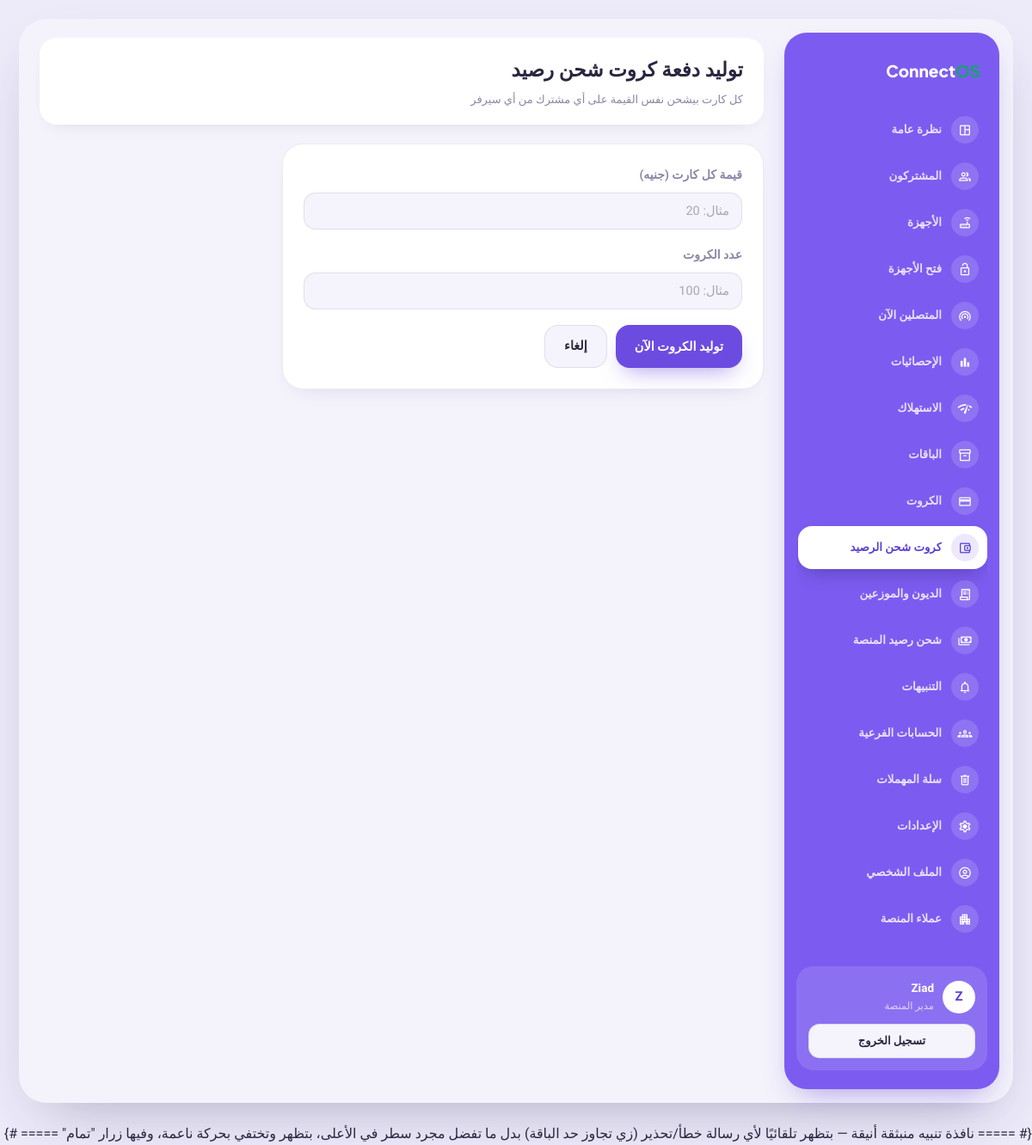
The app's page /vouchers/topup/new/ (signed in) with its own data.
### core/models.py (models this page shows, shortened)
class User(AbstractUser):
    ROLE_CHOICES = [
        ("owner", "مالك الشركة"),
        ("admin", "مدير"),
        ("support", "دعم فني"),
        ("platform_admin", "مدير المنصة"),
    ]
    company = models.ForeignKey(
        Company, on_delete=models.CASCADE, related_name="users",
        verbose_name="الشركة", null=True, blank=True,
    )
    role = models.CharField("الصلاحية", max_length=20, choices=ROLE_CHOICES, default="owner")
    phone = models.CharField("رقم الهاتف", max_length=20, blank=True)
    last_login_ip = models.GenericIPAddressField("آخر IP دخول", null=True, blank=True)
    class Meta:
        verbose_name = "مستخدم"
        verbose_name_plural = "المستخدمون"

### vouchers/views.py (the view)
# urls.py: path("topup/new/", views.topup_batch_create, name="topup_batch_create"),
@login_required
def topup_batch_create(request):
    company = request.user.company
    if request.method == "POST":
        form = TopupBatchForm(request.POST)
        if form.is_valid():
            batch = form.save(commit=False)
            batch.company = company
            batch.created_by = request.user
            batch.save()
            batch.generate_cards()
            messages.success(request, f"تم توليد {batch.quantity} كارت شحن بقيمة {batch.amount} ج لكل كارت.")
            return redirect("vouchers:topup_batch_detail", pk=batch.pk)
    else:
        form = TopupBatchForm()
    return render(request, "vouchers/topup_batch_form.html", {"form": form})

### vouchers/forms.py
class TopupBatchForm(forms.ModelForm):
    class Meta:
        model = TopupBatch
        fields = ["amount", "quantity"]
        widgets = {
            "amount": forms.NumberInput(attrs={"class": "field", "placeholder": "مثال: 20"}),
            "quantity": forms.NumberInput(attrs={"class": "field", "placeholder": "مثال: 100"}),
        }

### core/context_processors.py (called while the page is built, shortened)
def company_status(request):
    user = getattr(request, "user", None)
    if not user or not getattr(user, "is_authenticated", False):
        return {}
    if not getattr(user, "company_id", None) or user.role == "platform_admin":
        return {}

### vouchers/templates/vouchers/topup_batch_form.html (shortened to what this page needs)
{% extends "base.html" %}
{% block page_title %}توليد دفعة كروت شحن رصيد{% endblock %}
{% block page_crumb %}كل كارت بيشحن نفس القيمة على أي مشترك من أي سيرفر{% endblock %}
{% block content %}
<div class="panel" style="max-width:560px;">
  <form method="post">
    {% for field in form %}
    <div class="form-group">
      <label for="{{ field.id_for_label }}">{{ field.label }}</label>
      {{ field }}
    </div>
    {% endfor %}
    <div style="display:flex;gap:10px;margin-top:10px;">
      <button type="submit" class="btn btn-primary">توليد الكروت الآن</button>
      <a href="{% url 'vouchers:topup_batch_list' %}" class="btn btn-ghost">إلغاء</a>
    </div>
  </form>
</div>
{% endblock %}

### templates/base.html (shortened to what this page needs)
{% load static %}
<!DOCTYPE html>
<html lang="ar" dir="rtl">
<head>
<link rel="stylesheet" href="{% static 'css/style.css' %}">
</head>
<body>
<div class="page-wrap">
<div class="shell">
  <aside class="sidebar no-print">
    <div class="sb-logo">Connect<span>OS</span></div>
    <nav class="sb-nav">
      <a href="{% url 'dashboard:home' %}" class="sb-link "><span class="sb-ico"><span class="material-symbols-outlined"></span></span><span class="sb-txt">نظرة عامة</span></a>
      <a href="{% url 'subscribers:list' %}" class="sb-link {% if 'subscribers' in request.path %}active{% endif %}"><span class="sb-ico"><span class="material-symbols-outlined">group</span></span><span class="sb-txt">المشتركون</span></a>
      <a href="{% url 'nas_manager:list' %}" class="sb-link "><span class="sb-ico"><span class="material-symbols-outlined"></span></span><span class="sb-txt">الأجهزة</span></a>
      <a href="{% url 'nas_manager:device_unlock_list' %}" class="sb-link {% if 'unlock' in request.path %}active{% endif %}"><span class="sb-ico"><span class="material-symbols-outlined">lock_open</span></span><span class="sb-txt">فتح الأجهزة</span></a>
      <a href="{% url 'radius_core:online_now' %}" class="sb-link {% if 'radius' in request.path %}active{% endif %}"><span class="sb-ico"><span class="material-symbols-outlined">wifi_tethering</span></span><span class="sb-txt">المتصلين الآن</span></a>
      <a href="{% url 'dashboard:statistics' %}" class="sb-link "><span class="sb-ico"><span class="material-symbols-outlined"></span></span><span class="sb-txt">الإحصائيات</span></a>
      <a href="{% url 'dashboard:consumption' %}" class="sb-link "><span class="sb-ico"><span class="material-symbols-outlined"></span></span><span class="sb-txt">الاستهلاك</span></a>
      <a href="{% url 'plans:list' %}" class="sb-link {% if 'plans' in request.path %}active{% endif %}"><span class="sb-ico"><span class="material-symbols-outlined">inventory_2</span></span><span class="sb-txt">الباقات</span></a>
      <a href="{% url 'vouchers:batch_list' %}" class="sb-link "><span class="sb-ico"><span class="material-symbols-outlined"></span></span><span class="sb-txt">الكروت</span></a>
      <a href="{% url 'vouchers:topup_batch_list' %}" class="sb-link {% if 'topup' in request.path %}active{% endif %}"><span class="sb-ico"><span class="material-symbols-outlined">account_balance_wallet</span></span><span class="sb-txt">كروت شحن الرصيد</span></a>
      <a href="{% url 'debts:reseller_list' %}" class="sb-link {% if 'debts' in request.path %}active{% endif %}"><span class="sb-ico"><span class="material-symbols-outlined">receipt_long</span></span><span class="sb-txt">الديون والموزعين</span></a>
      <a href="{% url 'payments:checkout' %}" class="sb-link {% if 'payments' in request.path %}active{% endif %}"><span class="sb-ico"><span class="material-symbols-outlined">payments</span></span><span class="sb-txt">شحن رصيد المنصة</span></a>
      <a href="{% url 'notifications:settings' %}" class="sb-link {% if 'notifications' in request.path %}active{% endif %}"><span class="sb-ico"><span class="material-symbols-outlined">notifications</span></span><span class="sb-txt">التنبيهات</span></a>
      <a href="{% url 'dashboard:team' %}" class="sb-link {% if 'team' in request.path %}active{% endif %}"><span class="sb-ico"><span class="material-symbols-outlined">groups</span></span><span class="sb-txt">الحسابات الفرعية</span></a>
      <a href="{% url 'dashboard:trash' %}" class="sb-link {% if 'trash' in request.path %}active{% endif %}"><span class="sb-ico"><span class="material-symbols-outlined">delete</span></span><span class="sb-txt">سلة المهملات</span></a>
      <a href="{% url 'dashboard:settings' %}" class="sb-link "><span class="sb-ico"><span class="material-symbols-outlined"></span></span><span class="sb-txt">الإعدادات</span></a>
      <a href="{% url 'dashboard:profile' %}" class="sb-link "><span class="sb-ico"><span class="material-symbols-outlined"></span></span><span class="sb-txt">الملف الشخصي</span></a>
      {% if request.user.role == 'platform_admin' %}
      <a href="{% url 'dashboard:platform_overview' %}" class="sb-link {% if 'platform' in request.path %}active{% endif %}"><span class="sb-ico"><span class="material-symbols-outlined">apartment</span></span><span class="sb-txt">عملاء المنصة</span></a>
      {% endif %}
    </nav>
    <div class="sb-spacer"></div>
    <div class="sb-user">
      <div class="sb-user-row">
        <div class="u-avatar">{{ request.user.get_full_name|default:request.user.username|first|upper }}</div>
        <div class="u-info">
          <div class="u-name">{{ request.user.get_full_name|default:request.user.username }}</div>
          <div class="u-role">{{ request.user.get_role_display }}</div>
        </div>
      </div>
      <a href="{% url 'core:logout' %}" class="btn btn-ghost btn-sm btn-block">تسجيل الخروج</a>
    </div>
  </aside>
  <main class="main">
    <div class="topbar">
      <div>
        <h1>{% block page_title %}{% endblock %}</h1>
        <div class="crumb">{% block page_crumb %}{% endblock %}</div>
      </div>
    </div>
    {% block content %}{% endblock %}
  </main>
</div>
</div>
{# ===== نافذة تنبيه منبثقة أنيقة — بتظهر تلقائيًا لأي رسالة خطأ/تحذير (زي تجاوز حد الباقة)
      بدل ما تفضل مجرد سطر في الأعلى، بتظهر وتختفي بحركة ناعمة، وفيها زرار "تمام" ===== #}
</body>
</html>

### records on screen
User: user.get_full_name|first "Z", user.get_full_name "Ziad", user.role "مدير المنصة"

### other values on screen
{{ field.label }} "قيمة كل كارت (جنيه)" "عدد الكروت"
